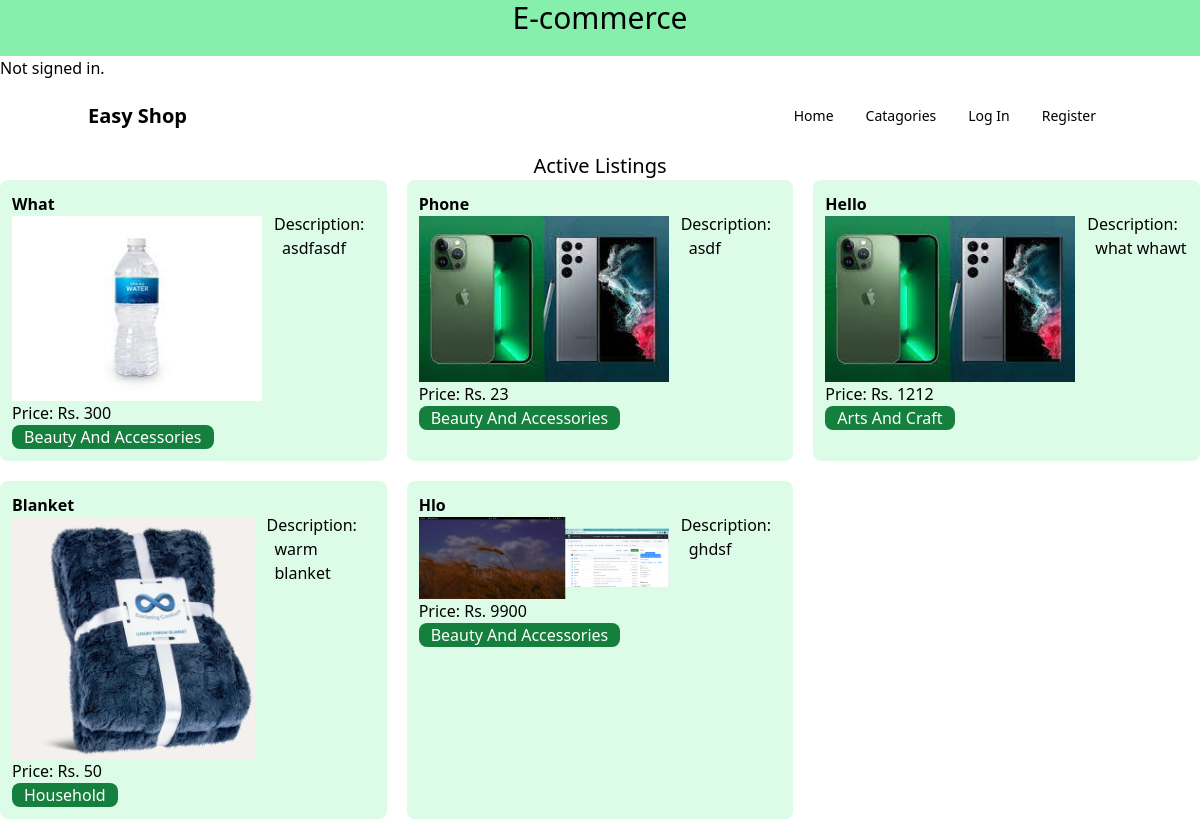
The page / on the database its author committed.
### auctions/models.py (models this page shows, shortened)
class Item(models.Model):
    name = models.CharField(max_length=64)
    price = models.IntegerField()
    description = models.CharField(max_length = 64)
    image = models.ImageField(upload_to='images/')
    owner = models.ForeignKey(User, on_delete= models.CASCADE,related_name='posts')
    post_date = models.DateField(default=timezone.now)
    CATAGORIES_CHOICE = [
        ('beauty and accessories', 'beauty & accessories'),
        ('arts and craft', 'arts & craft'),
        ('mobile and accessories', 'mobile & accessories'),
        ('clothing & fashion', 'clothing and fashion'),
        ('vehicles', 'vehicles'),
        ('furniture', 'furniture'),
        ('electronics', 'electronics'),
        ('photography', 'photography'),
        ('household', 'household')
    ]
    catagories = models.CharField(max_length=32, choices=CATAGORIES_CHOICE, default="")

### auctions/views.py (the view)
# urls.py: path("", views.index, name="index"),
def index(request):
    return render(request, "auctions/index.html", {
        "items": Item.objects.all()
    })

### auctions/templates/auctions/index.html
{% extends "auctions/layout.html" %} {% block body %}
<h2 class="text-center text-xl">Active Listings</h2>
<div class="grid lg:grid-cols-3 grid-cols-1 sm:grid-cols-2 gap-5">
  {% for item in items %}
  <div class="rounded-lg bg-green-100 p-3">
    <div class="flex">
      <div class="">
        <div>
          <a href="auctions/listing/{{item.id}} " class="capitalize font-bold"
            >{{item.name}}</a
          >
        </div>
        <img src="{{ item.image.url }}" width="250" height="250" />
        <h3>Price: Rs. {{item.price}}</h3>
        <div class="rounded-lg bg-green-700 w-fit capitalize px-3 text-white">
          {{item.catagories}}
        </div>
      </div>
      <div class="ml-3 mt-5">
        <h3>Description:</h3>
        <p class="pl-2">{{item.description}}</p>
      </div>
    </div>
  </div>
  {% endfor %}
</div>
{% endblock %}

### auctions/templates/auctions/layout.html (shortened to what this page needs)
{% load static %} {% load compress %}
<!DOCTYPE html>
<html lang="en">
  <head>
    {% compress css %}
    <link rel="stylesheet" href="{% static 'src/output.css' %}" />
    {% endcompress %}
  </head>
  <body>
    <h1 class="text-center pb-5 text-3xl bg-green-300">E-commerce</h1>
    <div>
      {% if user.is_authenticated %}
      <div class="bg-gradient-to-b from-green-300 to-white p-2">
        Welcome<a href="{% url 'user' user=user.username %}"
          >{{ user.username }}</a
        >.
      </div>
      {% else %} Not signed in. {% endif %}
    </div>
    <nav
      class="bg-white border-gray-200 px-2 sm:px-4 py-2.5 rounded dark:bg-gray-900"
    >
      <div
        class="container flex flex-wrap items-center justify-between mx-auto"
      >
        <a href="{% url 'index' %}" class="flex items-center">
          <span
            class="self-center text-xl font-semibold whitespace-nowrap dark:text-white"
            >Easy Shop</span
          >
        </a>
        <div class="hidden w-full md:block md:w-auto" id="navbar-default">
          <ul
            class="flex flex-col p-4 mt-4 border border-gray-100 rounded-lg bg-gray-50 md:flex-row md:space-x-8 md:mt-0 md:text-sm md:font-medium md:border-0 md:bg-white dark:bg-gray-800 md:dark:bg-gray-900 dark:border-gray-700"
          >
            <li>
              <a
                class="nav-link"
                href="{% url 'index' %}"
                class="block py-2 pl-3 pr-4 text-gray-700 rounded hover:bg-gray-100 md:hover:bg-transparent md:border-0 md:hover:text-blue-700 md:p-0 dark:text-gray-400 md:dark:hover:text-white dark:hover:bg-gray-700 dark:hover:text-white md:dark:hover:bg-transparent"
                >Home</a
              >
            </li>
            <li>
              <a
                class="nav-link"
                href="{% url 'catagories' %}"
                class="block py-2 pl-3 pr-4 text-gray-700 rounded hover:bg-gray-100 md:hover:bg-transparent md:border-0 md:hover:text-blue-700 md:p-0 dark:text-gray-400 md:dark:hover:text-white dark:hover:bg-gray-700 dark:hover:text-white md:dark:hover:bg-transparent"
                >Catagories</a
              >
            </li>
            {% if user.is_authenticated %}
            <li>
              <a
                class="nav-link"
                href="{% url 'create_listing'%}"
                class="block py-2 pl-3 pr-4 text-gray-700 rounded hover:bg-gray-100 md:hover:bg-transparent md:border-0 md:hover:text-blue-700 md:p-0 dark:text-gray-400 md:dark:hover:text-white dark:hover:bg-gray-700 dark:hover:text-white md:dark:hover:bg-transparent"
                >Create listing</a
              >
            </li>
            <li>
              <a
                class="nav-link"
                href="{% url 'logout' %}"
                class="block py-2 pl-3 pr-4 text-gray-700 rounded hover:bg-gray-100 md:hover:bg-transparent md:border-0 md:hover:text-blue-700 md:p-0 dark:text-gray-400 md:dark:hover:text-white dark:hover:bg-gray-700 dark:hover:text-white md:dark:hover:bg-transparent"
                >Log Out</a
              >
            </li>
            {% else %}
            <li>
              <a
                class="nav-link"
                href="{% url 'login' %}"
                class="block py-2 pl-3 pr-4 text-gray-700 rounded hover:bg-gray-100 md:hover:bg-transparent md:border-0 md:hover:text-blue-700 md:p-0 dark:text-gray-400 md:dark:hover:text-white dark:hover:bg-gray-700 dark:hover:text-white md:dark:hover:bg-transparent"
                >Log In</a
              >
            </li>
            <li>
              <a
                class="nav-link"
                href="{% url 'register' %}"
                class="block py-2 pl-3 pr-4 text-gray-700 rounded hover:bg-gray-100 md:hover:bg-transparent md:border-0 md:hover:text-blue-700 md:p-0 dark:text-gray-400 md:dark:hover:text-white dark:hover:bg-gray-700 dark:hover:text-white md:dark:hover:bg-transparent"
                >Register</a
              >
            </li>
            {% endif %}
          </ul>
        </div>
      </div>
    </nav>
    {% block body %} {% endblock %}
  </body>
</html>

### rows shown on the page
Item: name "What", image (picture), price "300", catagories "Beauty And Accessories", description "asdfasdf"
Item: name "Phone", image (picture), price "23", catagories "Beauty And Accessories", description "asdf"
Item: name "Hello", image (picture), price "1212", catagories "Arts And Craft", description "what whawt"
Item: name "Blanket", image (placeholder picture), price "50", catagories "Household", description "warm blanket"
Item: name "Hlo", image (picture), price "9900", catagories "Beauty And Accessories", description "ghdsf"
